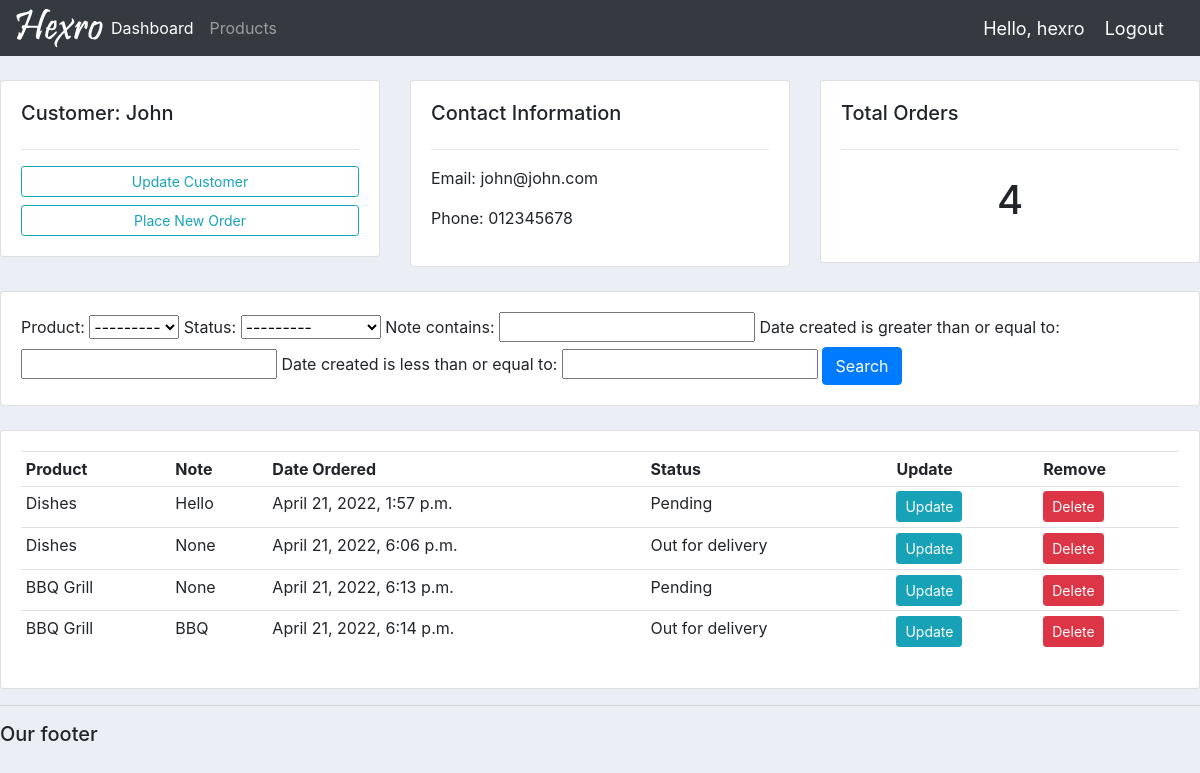
The app's page /customer/1/ (signed in) with its own data.
### accounts/models.py (models this page shows, shortened)
class Customer(models.Model):
    name = models.CharField(max_length=200, null=True)
    phone = models.CharField(max_length=200, null=True)
    email = models.CharField(max_length=200, null=True)
    date_created = models.DateTimeField(auto_now_add=True, null=True)

class Order(models.Model):
    STATUS = (
        ('Pending', 'Pending'),
        ('Out for delivery', 'Out for delivery'),
        ('Delivered', 'Delivered'),
    )
    customer = models.ForeignKey(
        Customer, null=True, on_delete=models.SET_NULL)
    product = models.ForeignKey(Product, null=True, on_delete=models.SET_NULL)
    date_created = models.DateTimeField(auto_now_add=True, null=True)
    status = models.CharField(max_length=200, null=True, choices=STATUS)
    note = models.CharField(max_length=1000, null=True)

class Product(models.Model):
    CATEGORY = (
        ('Indoor', 'Indoor'),
        ('Out Door', 'Out Door')
    )
    name = models.CharField(max_length=200, null=True)
    price = models.FloatField(null=True)
    category = models.CharField(max_length=200, null=True, choices=CATEGORY)
    description = models.CharField(max_length=200, null=True)
    date_created = models.DateTimeField(auto_now_add=True, null=True)
    tags = models.ManyToManyField(Tag)
    def __str__(self):
        return self.name

### accounts/decorators.py (the view)
        def wrapper_func(request, *args, **kwargs):
            group = None
            if request.user.groups.exists():
                group = request.user.groups.all()[0].name
            if group in allowed_roles:
                return view_func(request, *args, **kwargs)
            else:
                return HttpResponse('You are not authorized to view this page')

### accounts/views.py (called while the page is built)
@login_required(login_url='login')
@allowed_users(allowed_roles=['admin'])
def customer(request, pk):
    customer = Customer.objects.get(id=pk)
    orders = customer.order_set.all()
    total_orders = orders.count()
    myFilter = OrderFilter(request.GET, queryset=orders)
    orders = myFilter.qs
    context = {'customer': customer, 'orders': orders,
               'total_orders': total_orders, 'myFilter': myFilter}
    return render(request, 'accounts/customer.html', context)

### accounts/templates/accounts/customer.html
{% extends 'accounts/main.html' %}
{% block content %}
<br>
<div class="row">
	<div class="col-md">
		<div class="card card-body">
			<h5>Customer: {{ customer.name}}</h5>
			<hr>
			<a class="btn btn-outline-info  btn-sm btn-block" href="">Update Customer</a>
			<a class="btn btn-outline-info  btn-sm btn-block" href="{% url 'create_order' customer.id %}">Place New Order</a>
		</div>
	</div>
	<div class="col-md">
		<div class="card card-body">
			<h5>Contact Information</h5>
			<hr>
			<p>Email: {{customer.email}}</p>
			<p>Phone: {{customer.phone}}</p>
		</div>
	</div>
	<div class="col-md">
		<div class="card card-body">
			<h5>Total Orders</h5>
			<hr>
			<h1 style="text-align: center;padding: 10px">{{total_orders}}</h1>
		</div>
	</div>
</div>
<br>
<div class="row">
	<div class="col">
		<div class="card card-body">
			<form method="get">
				{{myFilter.form}}
		        <button class="btn btn-primary" type="submit">Search</button>
		    </form>
		</div>
	</div>
</div>
<br>
<div class="row">
	<div class="col-md">
		<div class="card card-body">
			<table class="table table-sm">
				<tr>
					<th>Product</th>
					<th>Note</th>
					<th>Date Ordered</th>
					<th>Status</th>
					<th>Update</th>
					<th>Remove</th>
				</tr>
				{% for order in orders %}
					<tr>
						<td>{{order.product}}</td>
						<td>{{order.note}}</td>
						<td>{{order.date_created}}</td>
						<td>{{order.status}}</td>
                        <td><a class="btn btn-sm btn-info" href="{% url 'update_order' order.id %}">Update</a></td>
                        <td><a class="btn btn-sm btn-danger" href="{% url 'delete_order' order.id %}">Delete</a></td>
					</tr>
				{% endfor %}
			</table>
		</div>
	</div>
</div>
{% endblock content %}

### accounts/templates/accounts/navbar.html (shortened to what this page needs)
{% load static %}
<nav class="navbar navbar-expand-lg navbar-dark bg-dark">
    <a href="{% url 'home' %}"><img src="{% static 'images/logo.png' %}"></a>
    <div class="collapse navbar-collapse" id="navbarNav">
        <ul class="navbar-nav">
            <li class="nav-item active" id="nav-dashboard">
            <a class="nav-link" href="{% url 'home' %}">Dashboard</a>
            </li>
            <li class="nav-item" id="nav-products">
            <a class="nav-link" href="{% url 'products' %}">Products</a>
            </li>
        </ul>
    </div>
    <span class="hello-msg">Hello, {{request.user}}</span>
    <span><a class="hello-msg" href="{% url 'logout' %}">Logout</a></span>
</nav>

### static/css/main.css (style rules this page uses)
body { background-color: #ebeff5; }

### accounts/templates/accounts/navbar.html (style rules this page uses)
.hello-msg { font-size: 18px; color: #fff; margin-right: 20px; }

### records on screen
Customer: name "John", email "john@john.com", phone "012345678"
Order: product "Dishes", note "Hello", date_created "April 21, 2022, 1:57 p.m.", status "Pending"
Order: product "Dishes", note "None", date_created "April 21, 2022, 6:06 p.m.", status "Out for delivery"
Order: product "BBQ Grill", note "None", date_created "April 21, 2022, 6:13 p.m.", status "Pending"
Order: product "BBQ Grill", note "BBQ", date_created "April 21, 2022, 6:14 p.m.", status "Out for delivery"

### other values on screen
{{ request.user }} "hexro"
{{ total_orders }} "4"
